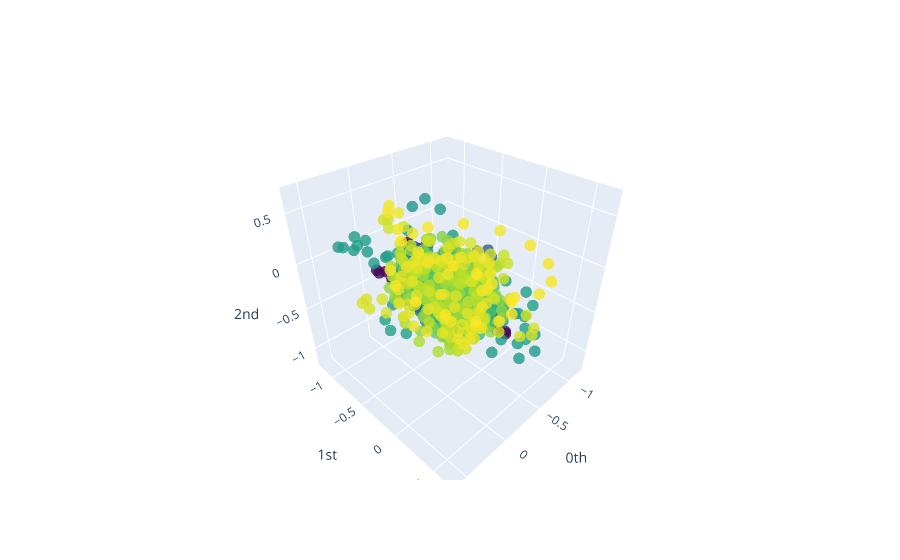

Notebook cell for this chart:
### Code cell
plot_point_cloud(y_fixed_embedded)

### Figure 1 — Plotly figure (JSON) as saved in the notebook; plotly's stock layout.template omitted (floating-point values rounded to 4 significant figures; data arrays with more than 128 entries replaced by an {"elided": "..."} marker saying what was removed)
{"data": [{"marker": {"color": {"elided": "1490 int values"}, "colorscale": [[0, "#440154"], [0.1111, "#482878"], [0.2222, "#3e4989"], [0.3333, "#31688e"], [0.4444, "#26828e"], [0.5556, "#1f9e89"], [0.6667, "#35b779"], [0.7778, "#6ece58"], [0.8889, "#b5de2b"], [1, "#fde725"]], "opacity": 0.8, "size": 4}, "mode": "markers", "type": "scatter3d", "x": {"elided": "1490 float values"}, "y": {"elided": "1490 float values"}, "z": {"elided": "1490 float values"}}], "layout": {"scene": {"xaxis": {"exponentformat": "e", "showexponent": "all", "title": {"text": "0th"}, "type": "linear"}, "yaxis": {"exponentformat": "e", "showexponent": "all", "title": {"text": "1st"}, "type": "linear"}, "zaxis": {"exponentformat": "e", "showexponent": "all", "title": {"text": "2nd"}, "type": "linear"}}}}
